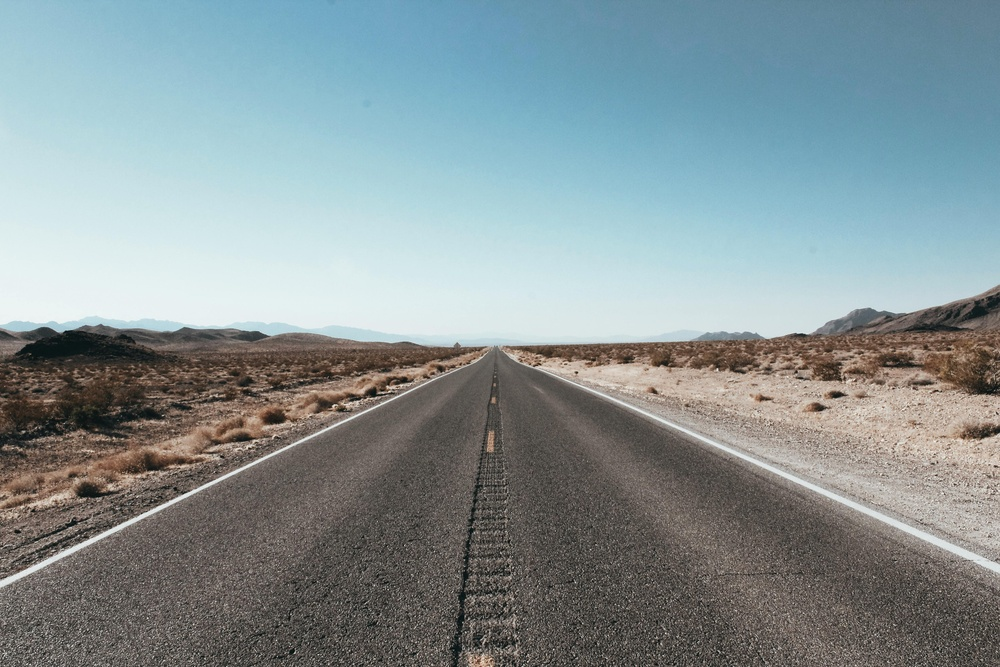
#> input picture Lessons/Week 6 Edge Detection/test.jpg, 1000 x 667 px, shrunk from 5055 x 3370 before the run, found by its file name
$ python edge_detection_opencv.py   (older library calls are emulated)
#> lines starting #> are read from the running program, lines starting #| are printed output that depends on the picture
import cv2
import numpy as np
import matplotlib.pyplot as plt

# Read image as grayscale
img = cv2.imread(r'D:\Computer Vision\Lessons\Week 6 Edge Detection\test.jpg', cv2.IMREAD_GRAYSCALE)
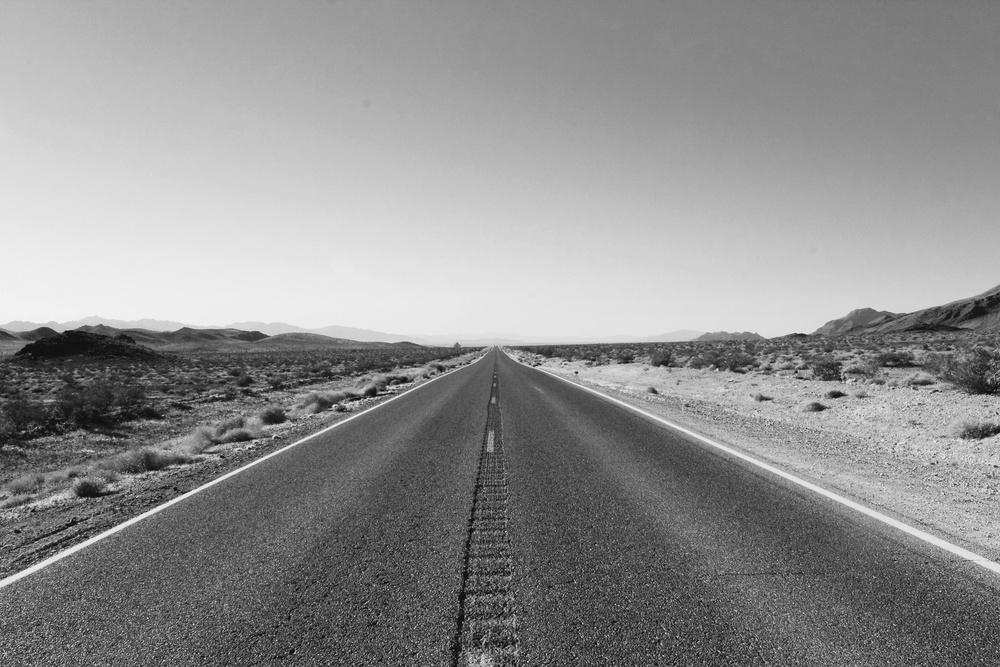
#> img: shape (667, 1000); min 0, max 246, mean 143.3

# Sobel X
sobelx = cv2.Sobel(img, cv2.CV_64F, 1, 0, ksize=3)
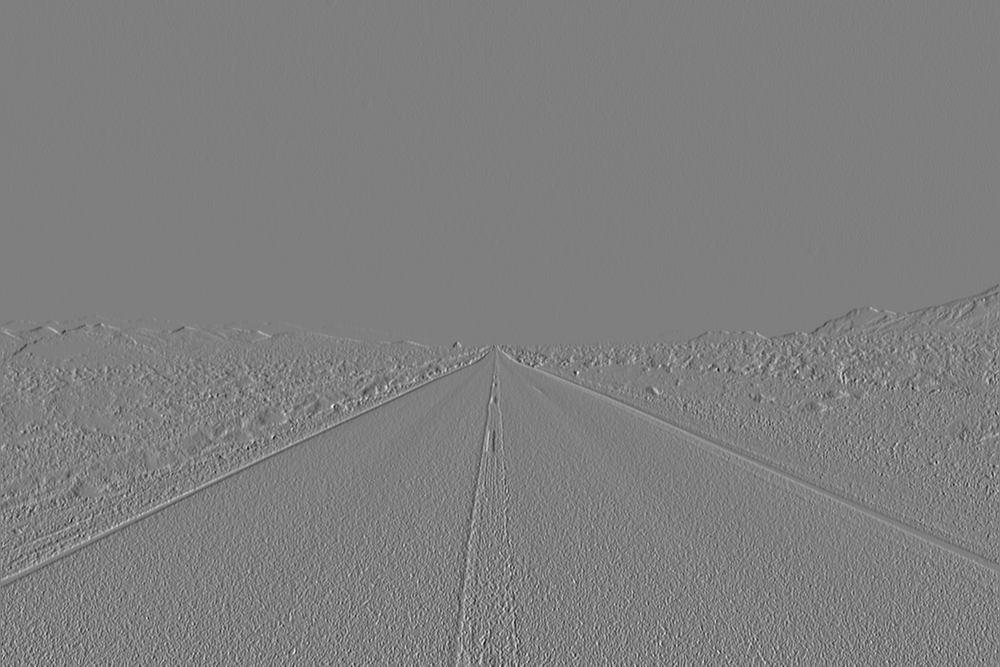
#> sobelx: shape (667, 1000) float64; min -636, max 636, mean -0.1; drawn with min black and max white
# Sobel Y
sobely = cv2.Sobel(img, cv2.CV_64F, 0, 1, ksize=3)
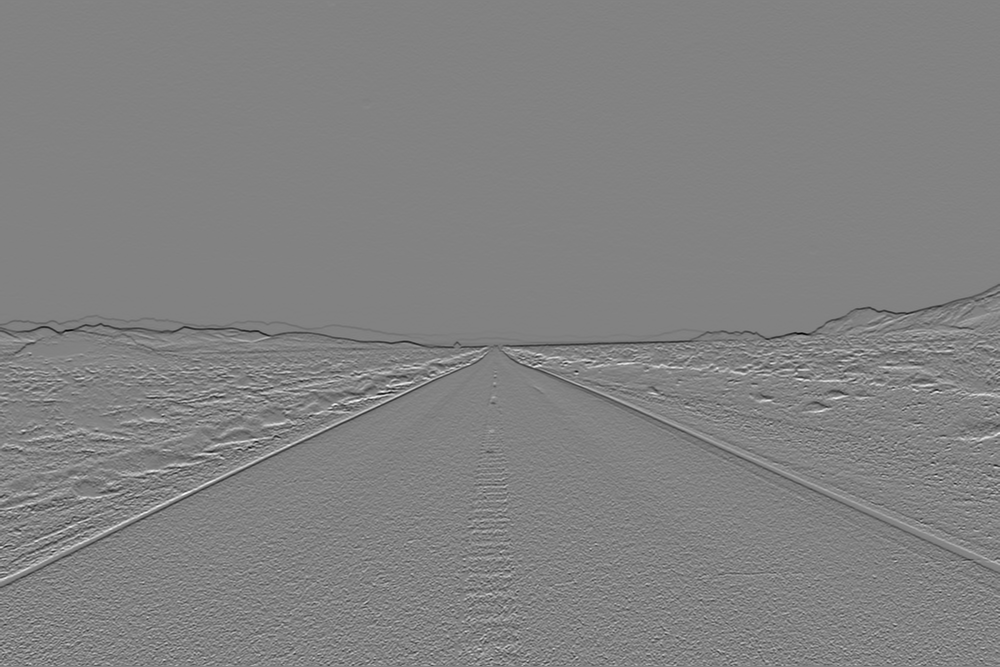
#> sobely: shape (667, 1000) float64; min -785, max 751, mean -0.7; drawn with min black and max white
# Combine the two gradients
sobel = cv2.magnitude(sobelx, sobely)
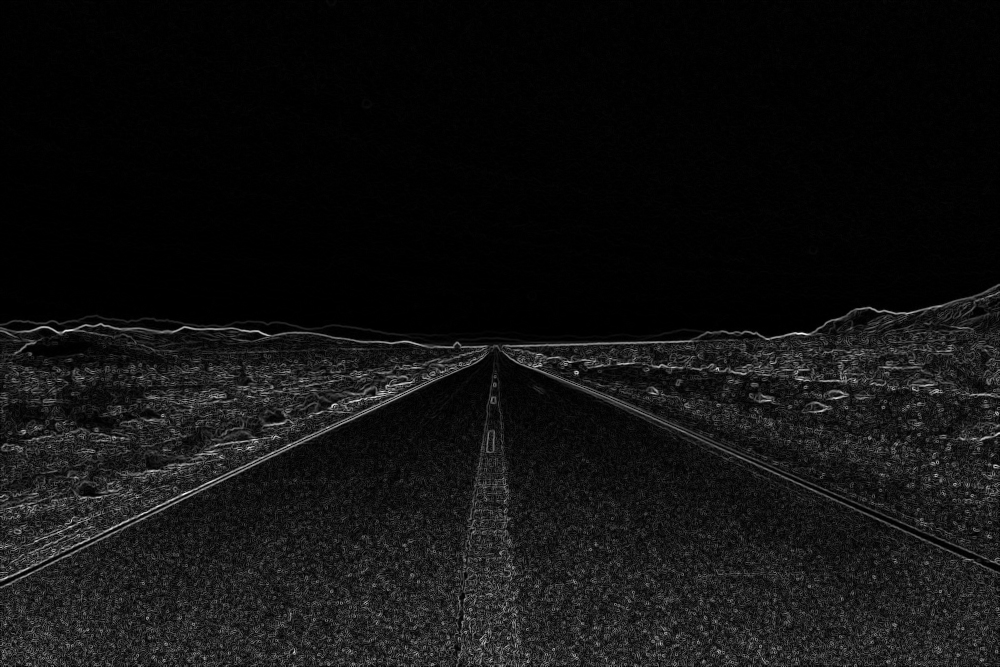
#> sobel: shape (667, 1000) float64; min 0, max 806.6, mean 57.1; drawn with min black and max white
sobel = np.uint8(np.clip(sobel, 0, 255))
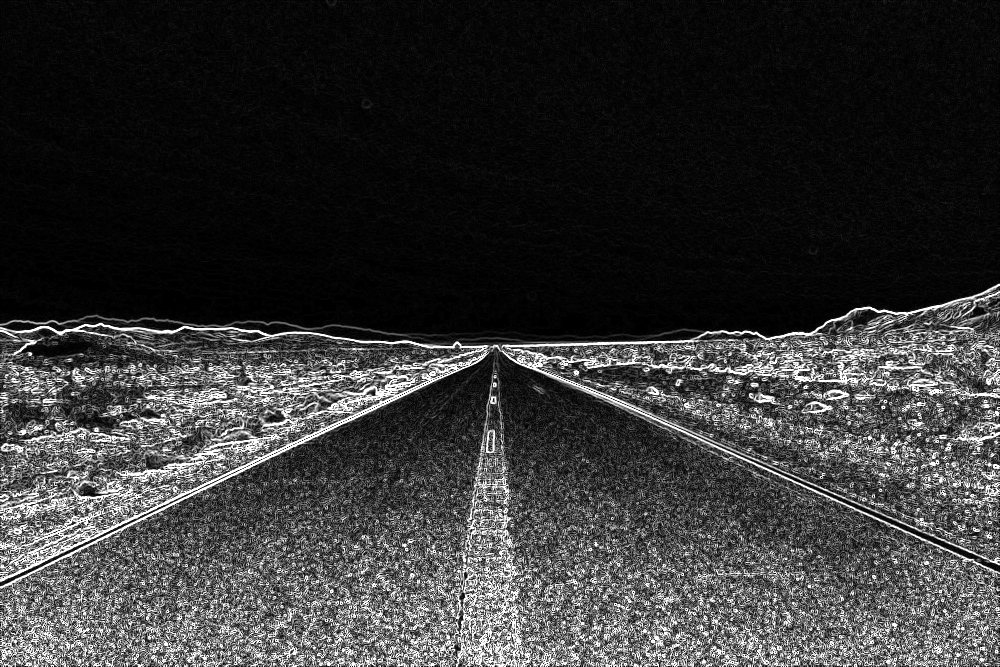
#> sobel: shape (667, 1000); min 0, max 255, mean 54.5


plt.imshow(sobel, cmap='gray')
plt.title('Sobel Edge')
plt.axis('off')
plt.show()
